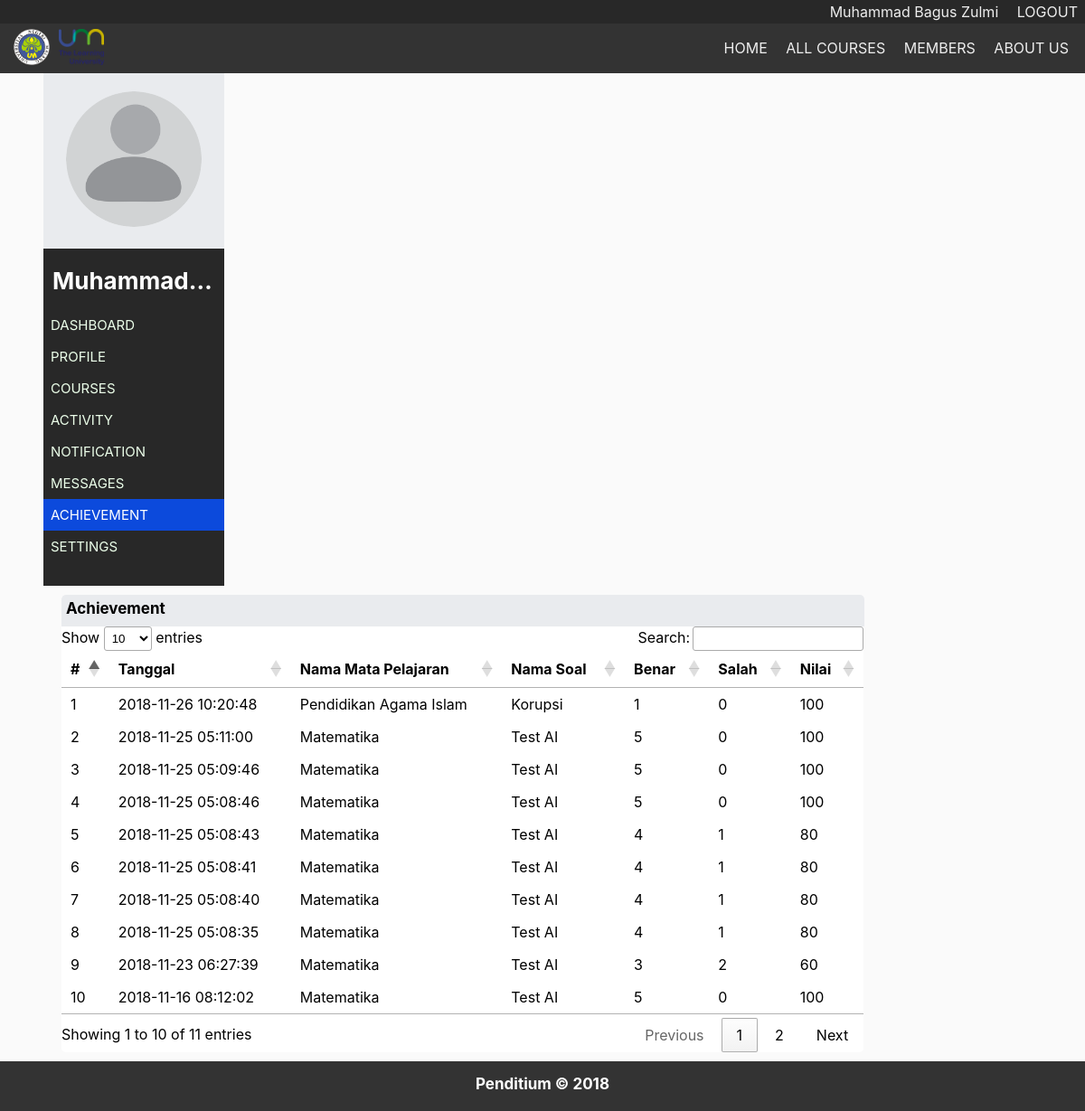
/dashboard/achieve.php (signed in), run on the app's committed database.
### tables this page shows
CREATE TABLE `nilai` (
  `id_nilai` int(11) NOT NULL,
  `id_user` int(11) NOT NULL,
  `id_soal` int(11) NOT NULL,
  `benar` int(11) NOT NULL,
  `salah` int(11) NOT NULL,
  `nilai` int(11) NOT NULL,
  `tanggal` timestamp NOT NULL DEFAULT CURRENT_TIMESTAMP
);

CREATE TABLE `matpel` (
  `id_matpel` int(10) UNSIGNED ZEROFILL NOT NULL,
  `nama_matpel` varchar(60) NOT NULL
);

CREATE TABLE `soal` (
  `id_soal` int(11) NOT NULL,
  `nama_soal` varchar(100) NOT NULL,
  `tanggal_upload` timestamp NOT NULL DEFAULT CURRENT_TIMESTAMP ON UPDATE CURRENT_TIMESTAMP,
  `tanggal_update` timestamp NOT NULL DEFAULT '0000-00-00 00:00:00',
  `id_matpel` int(11) NOT NULL
);

### dashboard/achieve.php (the view, shortened to what this page needs)
<?php
$id_user = $_SESSION['id_user'];
$nama = $_SESSION['nama'];
?>
<!DOCTYPE html>
<html lang="en">
	<?php
	include $_SERVER['DOCUMENT_ROOT'].'/php_conn/connect.php';
	$query = "SELECT tanggal, m.nama_matpel, s.nama_soal, benar, salah, nilai
	FROM nilai n, matpel m, soal s
	WHERE n.id_soal = s.id_soal
	AND s.id_matpel = m.id_matpel
	AND id_user = $id_user
	ORDER BY tanggal DESC";
	$result = mysqli_query($connect, $query);
	?>
	<head>
		<link rel="stylesheet" href="css/dashboard.css" type="text/css">
        <link rel="stylesheet" href="//cdn.datatables.net/1.10.19/css/jquery.dataTables.min.css">
	</head>
	<body>
	<div id="header">
		<div class="menu-login">
			  <ul>
				<li><a href="./"><?php echo $nama ?></a></li>
				<li><a href="logout.php">LOGOUT</a></li>
			  </ul>
		</div>
		<div class="wrapper">
			<img src="img/logoUM1.png">
			<img src="img/logoUM2.png">
			<ul>
				<li><a href="/">HOME</a></li>
				<li><a href="./soal">ALL COURSES</a></li>
				<li><a href="">MEMBERS</a></li>
				<li><a href="/about.php">ABOUT US</a></li>
			</ul>
		</div>
	</div>
	<center><div id="body">
		<div id="nav">
			<img class="image1" src="img/profil.png">
			<div id="nav2">
				<b><div class="font"><?php echo $nama ?></div></b>
				<div class="sidebar">
					<ul>
						<li><a href="index.php">DASHBOARD</a></li>
						<li><a href="profile.php">PROFILE</a></li>
						<li><a href="soal">COURSES</a></li>
						<li><a href="activity.php">ACTIVITY</a></li>
						<li><a href="notif.php">NOTIFICATION</a></li>
						<li><a href="message.php">MESSAGES</a></li>
						<li class="active"><a href="achieve.php">ACHIEVEMENT</a></li>
						<li><a href="settings.php">SETTINGS</a></li>
					</ul>
				</div>
			</div>
		</div>
		<div id="nav-section">
			<div id="nav-isi1">
				<div class="static">
					<b>Achievement</b>
				</div>
				<table id="nilai-table">
					<thead>
						<tr>
							<th>#</th>
							<th>Tanggal</th>
							<th>Nama Mata Pelajaran</th>
							<th>Nama Soal</th>
							<th>Benar</th>
							<th>Salah</th>
							<th>Nilai</th>
						</tr>
					</thead>
					<tbody>
						<?php
						if ($result) {
							$num = 1;
							while ($row = mysqli_fetch_array($result)) {
								echo "<tr>";
								echo "<td>".$num++."</td>";
								echo "<td>".$row['tanggal']."</td>";
								echo "<td>".$row['nama_matpel']."</td>";
								echo "<td>".$row['nama_soal']."</td>";
								echo "<td>".$row['benar']."</td>";
								echo "<td>".$row['salah']."</td>";
								echo "<td>".$row['nilai']."</td>";
								echo "</tr>";
							}
						}
						else {
							echo "Failed";
						}
						?>
					</tbody>
				</table>
			</div>
		</div>
	</div></center>
	<div id="footer">
		<b>Penditium &copy 2018</b>
	</div>
	</body>
<html>

### dashboard/css/dashboard.css (style rules this page uses)
body { margin: 0; font-family: -apple-system, BlinkMacSystemFont, 'Segoe UI', Roboto, Oxygen, Ubuntu, Cantarell, 'Open Sans', 'Helvetica Neue', sans-serif; background-color: #fafafa; }
#header { width: 100%; background-color: #333; }
#body { width: 92%; height: auto; }
.menu-login { background-color: #282828; text-align: right; color: #eeee; padding: 3px 0; }
.menu-login ul { max-width: 1225px; margin: 0 auto; }
.menu-login li { display: inline-block; margin: 0 8px; }
.menu-login a { text-decoration: none; color: #eee; }
.wrapper { max-width: 1180px; margin: 0 auto; padding: 1px 0; }
.wrapper ul { text-align: right; margin: 0; }
.wrapper li { display: inline-block; }
.wrapper a { text-decoration: none; color: #eee; display: inline-block; line-height: 53px; transition: all 0.3s ease-in-out; padding: 0 8px; }
.wrapper img { height: 40px; float: left; padding: 5px; }
#nav { float: left; width: 200px; height: auto; padding-top: 20px; background-color: #e9ebee; }
.font { font-size: 26px; text-align: left; padding-top: 10px; color: white; white-space: nowrap; overflow: hidden; text-overflow: ellipsis; }
#nav2 { float: left; width: 180px; height: auto; padding: 10px; margin-top: 20px; background-color: #282828; }
.sidebar { width: 240px; margin: 0 0 0 -50px; }
.sidebar ul li { list-style: none; }
.sidebar ul li a { font-size: 15px; padding: 8px; text-decoration: none; display: block; text-align: left; color: #ecffea; background-color: #282828; }
.sidebar li.active a { font-size: 15px; color: white; background-color: #0c4adc; }
#nav-section { float: left; width: 82%; height: auto; padding-left: 20px; padding-top: 10px; padding-bottom: 10px; padding-right: 0; }
#nav-isi1 { float: left; width: 98%; background-color: white; border-radius: 5px; }
.image1 { width: 150px; height: 150px; border-radius: 200px; }
.static { width: 99%; height: 25px; font-size: 17px; text-align: left; padding: 5px; background: #e9ebee; color: black; border-radius: 5px 5px 0 0; }
#footer { float: left; width: 100%; height: 25px; font-size: 17px; text-align: center; padding: 15px 0 15px 0; background: #333; color: white; }
* { transition: all 0.3s ease-in-out; }

### data on the page
nilai: tanggal "2018-11-26 10:20:48", matpel.nama_matpel "Pendidikan Agama Islam", id_soal.nama_soal "Korupsi", benar "1", salah "0", nilai "100"
nilai: tanggal "2018-11-25 05:11:00", matpel.nama_matpel "Matematika", id_soal.nama_soal "Test AI", benar "5", salah "0", nilai "100"
nilai: tanggal "2018-11-25 05:09:46", matpel.nama_matpel "Matematika", id_soal.nama_soal "Test AI", benar "5", salah "0", nilai "100"
nilai: tanggal "2018-11-25 05:08:46", matpel.nama_matpel "Matematika", id_soal.nama_soal "Test AI", benar "5", salah "0", nilai "100"
nilai: tanggal "2018-11-25 05:08:43", matpel.nama_matpel "Matematika", id_soal.nama_soal "Test AI", benar "4", salah "1", nilai "80"
nilai: tanggal "2018-11-25 05:08:41", matpel.nama_matpel "Matematika", id_soal.nama_soal "Test AI", benar "4", salah "1", nilai "80"
nilai: tanggal "2018-11-25 05:08:40", matpel.nama_matpel "Matematika", id_soal.nama_soal "Test AI", benar "4", salah "1", nilai "80"
nilai: tanggal "2018-11-25 05:08:35", matpel.nama_matpel "Matematika", id_soal.nama_soal "Test AI", benar "4", salah "1", nilai "80"
nilai: tanggal "2018-11-23 06:27:39", matpel.nama_matpel "Matematika", id_soal.nama_soal "Test AI", benar "3", salah "2", nilai "60"
nilai: tanggal "2018-11-16 08:12:02", matpel.nama_matpel "Matematika", id_soal.nama_soal "Test AI", benar "5", salah "0", nilai "100"

### other printed values
$nama "Muhammad Bagus Zulmi"
$nama "Muhammad…"
